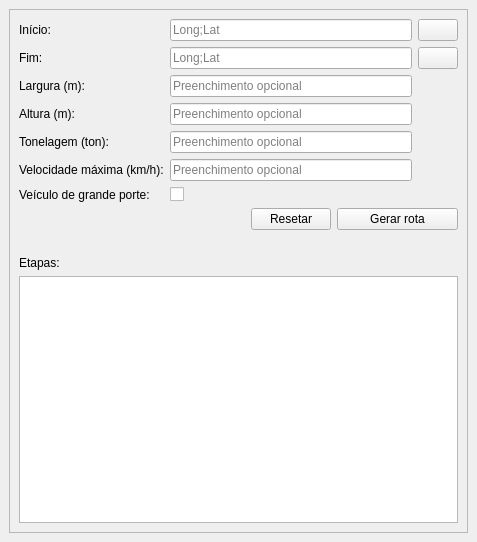
<?xml version="1.0" encoding="UTF-8"?>
<ui version="4.0">
 <class>DockWidget</class>
 <widget class="QDockWidget" name="DockWidget">
  <property name="geometry">
   <rect>
    <x>0</x>
    <y>0</y>
    <width>477</width>
    <height>542</height>
   </rect>
  </property>
  <property name="windowTitle">
   <string>Rotas</string>
  </property>
  <widget class="QWidget" name="dockWidgetContents">
   <layout class="QGridLayout" name="gridLayout">
    <item row="0" column="0">
     <widget class="QScrollArea" name="scrollArea">
      <property name="widgetResizable">
       <bool>true</bool>
      </property>
      <widget class="QWidget" name="scrollAreaWidgetContents">
       <property name="geometry">
        <rect>
         <x>0</x>
         <y>0</y>
         <width>457</width>
         <height>501</height>
        </rect>
       </property>
       <layout class="QGridLayout" name="gridLayout_2">
        <item row="9" column="0" colspan="5">
         <widget class="QLabel" name="routeInfoLb">
          <property name="text">
           <string/>
          </property>
         </widget>
        </item>
        <item row="1" column="4">
         <widget class="QPushButton" name="targetCoordBtn">
          <property name="sizePolicy">
           <sizepolicy hsizetype="Fixed" vsizetype="Fixed">
            <horstretch>0</horstretch>
            <verstretch>0</verstretch>
           </sizepolicy>
          </property>
          <property name="text">
           <string/>
          </property>
         </widget>
        </item>
        <item row="2" column="1" colspan="3">
         <widget class="QLineEdit" name="widthLe">
          <property name="placeholderText">
           <string>Preenchimento opcional</string>
          </property>
         </widget>
        </item>
        <item row="1" column="1" colspan="3">
         <widget class="QLineEdit" name="targetCoordLe">
          <property name="placeholderText">
           <string>Long;Lat</string>
          </property>
         </widget>
        </item>
        <item row="1" column="0">
         <widget class="QLabel" name="label_2">
          <property name="text">
           <string>Fim:</string>
          </property>
         </widget>
        </item>
        <item row="0" column="4">
         <widget class="QPushButton" name="sourceCoordBtn">
          <property name="sizePolicy">
           <sizepolicy hsizetype="Fixed" vsizetype="Fixed">
            <horstretch>0</horstretch>
            <verstretch>0</verstretch>
           </sizepolicy>
          </property>
          <property name="text">
           <string/>
          </property>
         </widget>
        </item>
        <item row="2" column="0">
         <widget class="QLabel" name="label_4">
          <property name="text">
           <string>Largura (m):</string>
          </property>
         </widget>
        </item>
        <item row="8" column="2">
         <widget class="QPushButton" name="resetBtn">
          <property name="text">
           <string>Resetar</string>
          </property>
         </widget>
        </item>
        <item row="0" column="0">
         <widget class="QLabel" name="label">
          <property name="text">
           <string>Início:</string>
          </property>
         </widget>
        </item>
        <item row="8" column="3" colspan="2">
         <widget class="QPushButton" name="runBtn">
          <property name="text">
           <string>Gerar rota</string>
          </property>
         </widget>
        </item>
        <item row="10" column="0">
         <widget class="QLabel" name="label_3">
          <property name="sizePolicy">
           <sizepolicy hsizetype="Fixed" vsizetype="Fixed">
            <horstretch>0</horstretch>
            <verstretch>0</verstretch>
           </sizepolicy>
          </property>
          <property name="text">
           <string>Etapas:</string>
          </property>
         </widget>
        </item>
        <item row="5" column="1" colspan="3">
         <widget class="QLineEdit" name="maximumSpeedLe">
          <property name="placeholderText">
           <string>Preenchimento opcional</string>
          </property>
         </widget>
        </item>
        <item row="4" column="1" colspan="3">
         <widget class="QLineEdit" name="tonnageLe">
          <property name="placeholderText">
           <string>Preenchimento opcional</string>
          </property>
         </widget>
        </item>
        <item row="0" column="1" colspan="3">
         <widget class="QLineEdit" name="sourceCoordLe">
          <property name="placeholderText">
           <string>Long;Lat</string>
          </property>
         </widget>
        </item>
        <item row="8" column="0" colspan="2">
         <spacer name="horizontalSpacer">
          <property name="orientation">
           <enum>Qt::Horizontal</enum>
          </property>
          <property name="sizeHint" stdset="0">
           <size>
            <width>212</width>
            <height>20</height>
           </size>
          </property>
         </spacer>
        </item>
        <item row="3" column="1" colspan="3">
         <widget class="QLineEdit" name="heightLe">
          <property name="placeholderText">
           <string>Preenchimento opcional</string>
          </property>
         </widget>
        </item>
        <item row="5" column="0">
         <widget class="QLabel" name="label_7">
          <property name="text">
           <string>Velocidade máxima (km/h):</string>
          </property>
         </widget>
        </item>
        <item row="3" column="0">
         <widget class="QLabel" name="label_5">
          <property name="text">
           <string>Altura (m):</string>
          </property>
         </widget>
        </item>
        <item row="4" column="0">
         <widget class="QLabel" name="label_6">
          <property name="text">
           <string>Tonelagem (ton):</string>
          </property>
         </widget>
        </item>
        <item row="6" column="0">
         <widget class="QLabel" name="label_8">
          <property name="text">
           <string>Veículo de grande porte:</string>
          </property>
         </widget>
        </item>
        <item row="6" column="1">
         <widget class="QCheckBox" name="largeVehicleCbx">
          <property name="text">
           <string/>
          </property>
         </widget>
        </item>
        <item row="11" column="0" colspan="5">
         <widget class="QListWidget" name="stepsListWidget"/>
        </item>
       </layout>
      </widget>
     </widget>
    </item>
   </layout>
  </widget>
 </widget>
 <resources/>
 <connections/>
</ui>
